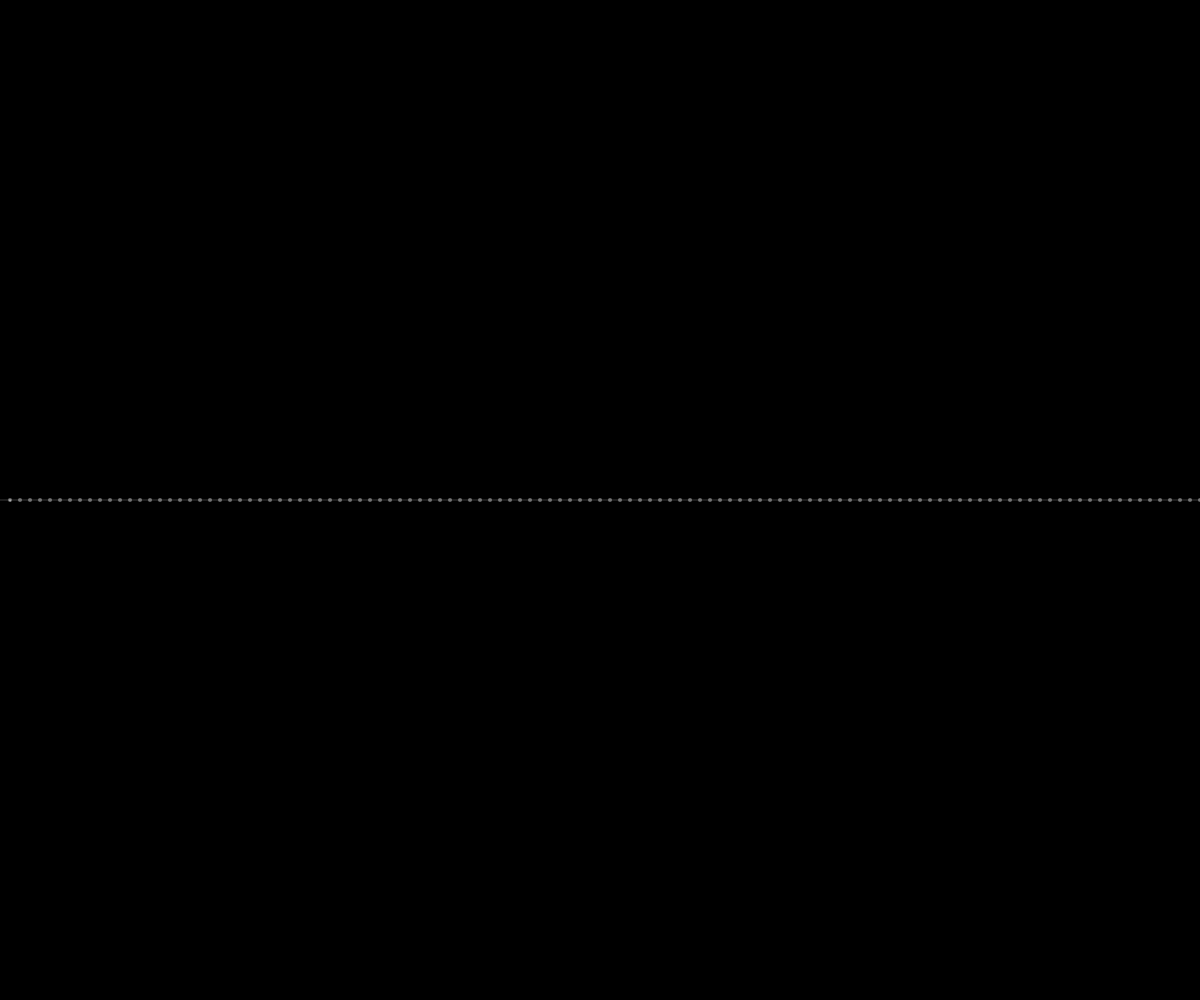
Frame 1 (no input)
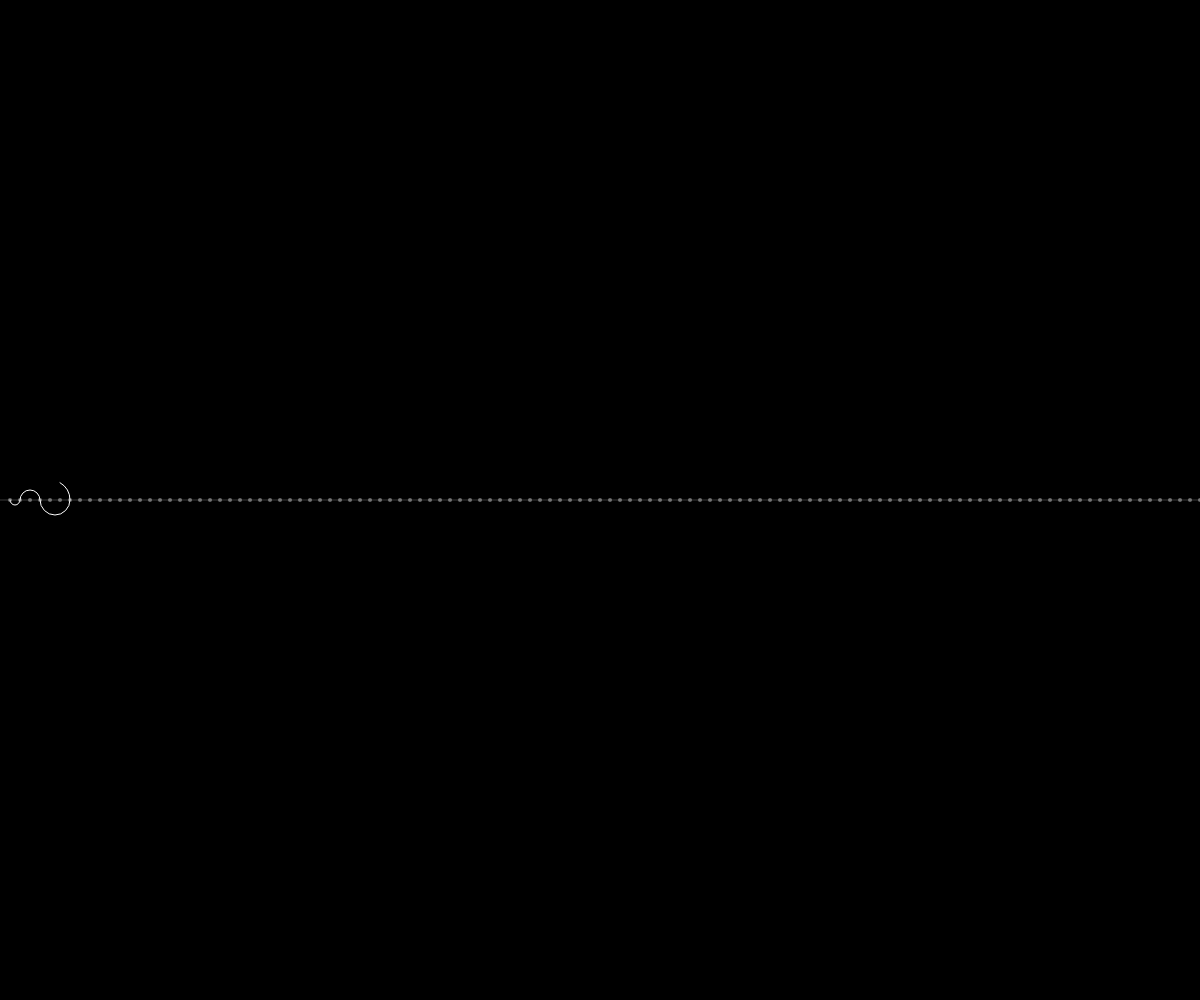
Frame 60 (no input)
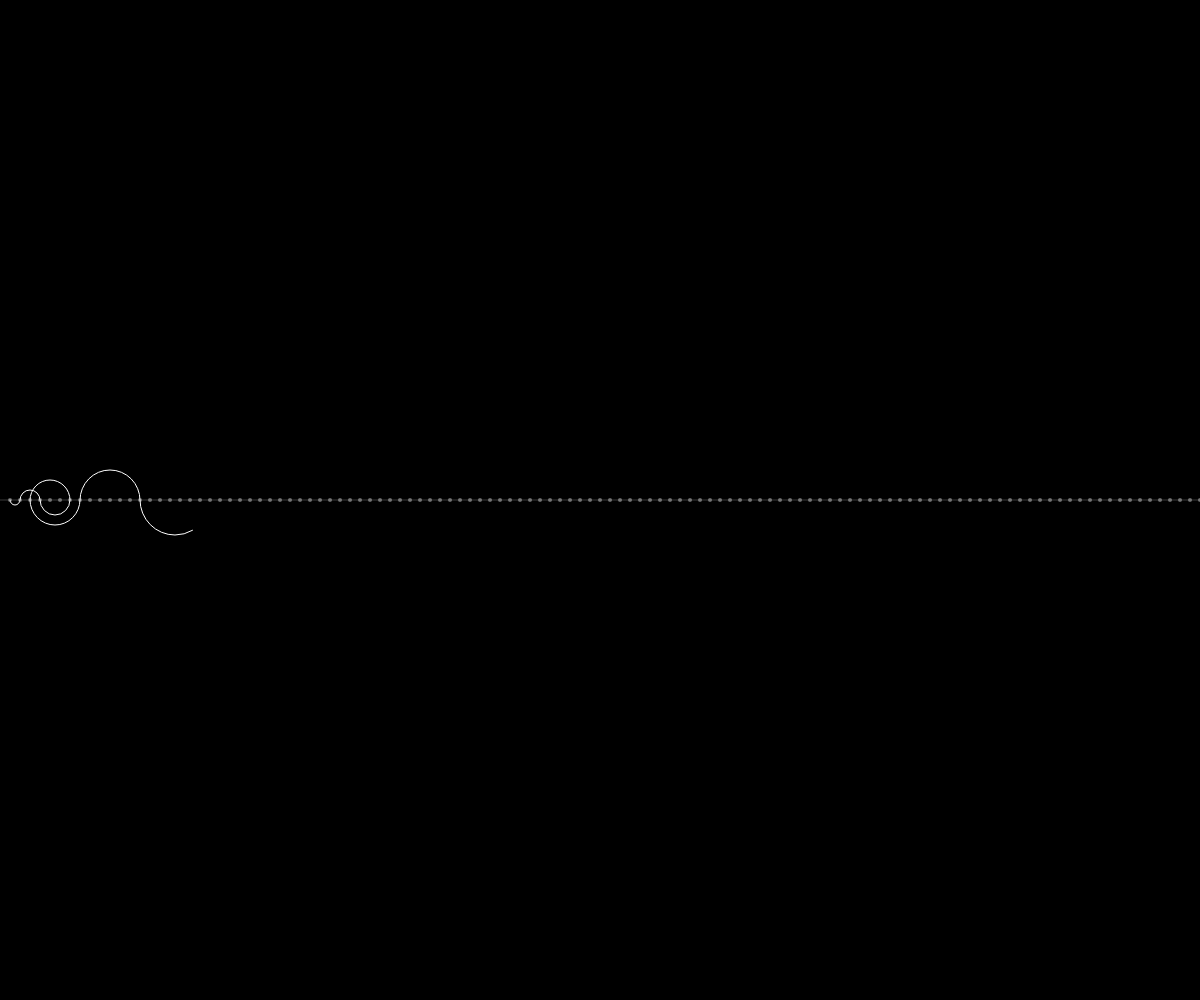
Frame 120 (the mouse pressed at the canvas centre since frame 60)

The p5.js sketch that drew these frames (run headless with seeded random() and noise() and a simulated clock; from frame 60 on, the mouse is pressed at the canvas centre):

// p5.js sketch
// ── sketch.js
let sequence, arcs;
let index, check, count;
let angle, animationIndex;

class Arc {
  constructor(start, end, dir) {
    this.start = start;
    this.end = end;
    this.dir = dir;
  }

  show(angle) {
    let diameter = abs(this.end - this.start);
    noFill();
    stroke(255);
    strokeWeight(1);
    if (this.dir) {
      // draw on the bottom
      if (this.end > this.start) {
        // CCW direction
        arc((this.start + this.end) / 2, 0, diameter, diameter, 180, 180 + angle);
      } else {
        // CW direction
        translate((this.start + this.end) / 2, 0);
        scale(-1, 1);
        translate(-(this.start + this.end) / 2, 0);
        arc((this.start + this.end) / 2, 0, diameter, diameter, 180, 180 + angle);
        translate((this.start + this.end) / 2, 0);
        scale(-1, 1);
        translate(-(this.start + this.end) / 2, 0);
      }
    } else {
      // draw on the top
      if (this.end > this.start) {
        // CW direction
        translate((this.start + this.end) / 2, 0);
        scale(-1, 1);
        translate(-(this.start + this.end) / 2, 0);
        arc((this.start + this.end) / 2, 0, diameter, diameter, 0, angle);
        translate((this.start + this.end) / 2, 0);
        scale(-1, 1);
        translate(-(this.start + this.end) / 2, 0);
      } else {
        // CCW direction
        arc((this.start + this.end) / 2, 0, diameter, diameter, 0, angle);
      }
    }
  }
  completeArc() {
    let diameter = abs(this.end - this.start);
    noFill();
    stroke(255);
    strokeWeight(1);
    if (this.dir) {
      arc((this.start + this.end) / 2, 0, diameter, diameter, 180, 360);
    } else {
      arc((this.start + this.end) / 2, 0, diameter, diameter, 0, 180);
    }
  }

}

function setup() {
  createCanvas(windowWidth, windowHeight);
  background(0);
  angleMode(DEGREES);
  arcs = [];
  sequence = [];
  check = [];
  index = 0; // value of the sequence
  count = 1;
  check[index] = true;
  sequence.push(index);
  animationIndex = 0;
  angle = 0;
  while (true) {
    step();
    if (index >= width) {
      break;
    }
  }
}

function step() {
  // generate the sequence
  let next = index - count * 10;
  if (next < 0 || check[next]) {
    next = index + count * 10;
  }
  sequence.push(next / 10);
  check[next] = true;

  let a = new Arc(index, next, count % 2);
  arcs.push(a);
  index = next;
  count++;
}

function draw() {
  background(0);
  translate(10, height / 2);
  scale(1, -1);

  // animating the arcs
  for (let i = 0; i < animationIndex; i++) {
    arcs[i].completeArc();
  }
  angle += 10;
  arcs[animationIndex].show(angle);
  if (angle >= 180) {
    angle = 0;
    animationIndex++;
  }
  if (animationIndex >= arcs.length - 1) {
    noLoop();
  }
  // drawing the number line
  translate(-10, 0);
  stroke(150, 100);
  strokeWeight(1);
  line(0, 0, width, 0);
  stroke(255, 100);
  strokeWeight(4);
  for (let i = 1; i < width; i++) {
    point(i * 10, 0);
  }
}
